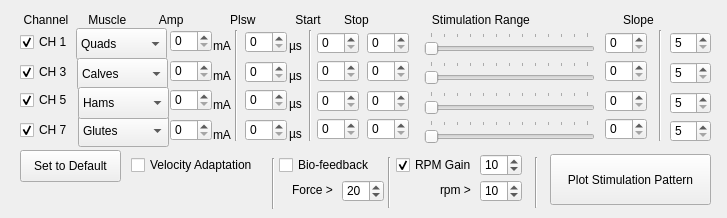
     <widget class="QWidget" name="tab_5">
      <attribute name="title">
       <string>LEFT</string>
      </attribute>
      <widget class="QComboBox" name="comboBox_muscle1">
       <property name="enabled">
        <bool>true</bool>
       </property>
       <property name="geometry">
        <rect>
         <x>76</x>
         <y>28</y>
         <width>91</width>
         <height>32</height>
        </rect>
       </property>
       <item>
        <property name="text">
         <string>Quads</string>
        </property>
       </item>
       <item>
        <property name="text">
         <string>Calves</string>
        </property>
       </item>
       <item>
        <property name="text">
         <string>Hams</string>
        </property>
       </item>
       <item>
        <property name="text">
         <string>Glutes</string>
        </property>
       </item>
       <item>
        <property name="text">
         <string>Tibialis</string>
        </property>
       </item>
      </widget>
      <widget class="QSlider" name="horizontalSlider_range1">
       <property name="geometry">
        <rect>
         <x>424</x>
         <y>32</y>
         <width>171</width>
         <height>25</height>
        </rect>
       </property>
       <property name="maximum">
        <number>180</number>
       </property>
       <property name="singleStep">
        <number>1</number>
       </property>
       <property name="pageStep">
        <number>2</number>
       </property>
       <property name="value">
        <number>0</number>
       </property>
       <property name="sliderPosition">
        <number>0</number>
       </property>
       <property name="orientation">
        <enum>Qt::Horizontal</enum>
       </property>
       <property name="tickPosition">
        <enum>QSlider::TicksAbove</enum>
       </property>
       <property name="tickInterval">
        <number>15</number>
       </property>
      </widget>
      <widget class="QSlider" name="horizontalSlider_range3">
       <property name="geometry">
        <rect>
         <x>424</x>
         <y>61</y>
         <width>171</width>
         <height>25</height>
        </rect>
       </property>
       <property name="maximum">
        <number>180</number>
       </property>
       <property name="value">
        <number>0</number>
       </property>
       <property name="orientation">
        <enum>Qt::Horizontal</enum>
       </property>
       <property name="tickPosition">
        <enum>QSlider::TicksAbove</enum>
       </property>
       <property name="tickInterval">
        <number>15</number>
       </property>
      </widget>
      <widget class="QSlider" name="horizontalSlider_range5">
       <property name="geometry">
        <rect>
         <x>424</x>
         <y>91</y>
         <width>171</width>
         <height>25</height>
        </rect>
       </property>
       <property name="maximum">
        <number>180</number>
       </property>
       <property name="value">
        <number>0</number>
       </property>
       <property name="orientation">
        <enum>Qt::Horizontal</enum>
       </property>
       <property name="tickPosition">
        <enum>QSlider::TicksAbove</enum>
       </property>
       <property name="tickInterval">
        <number>15</number>
       </property>
      </widget>
      <widget class="QSlider" name="horizontalSlider_range7">
       <property name="geometry">
        <rect>
         <x>424</x>
         <y>120</y>
         <width>171</width>
         <height>25</height>
        </rect>
       </property>
       <property name="maximum">
        <number>180</number>
       </property>
       <property name="value">
        <number>0</number>
       </property>
       <property name="orientation">
        <enum>Qt::Horizontal</enum>
       </property>
       <property name="tickPosition">
        <enum>QSlider::TicksAbove</enum>
       </property>
       <property name="tickInterval">
        <number>15</number>
       </property>
      </widget>
      <widget class="QCheckBox" name="checkBox_ch1">
       <property name="geometry">
        <rect>
         <x>20</x>
         <y>32</y>
         <width>71</width>
         <height>20</height>
        </rect>
       </property>
       <property name="text">
        <string>CH 1</string>
       </property>
       <property name="checked">
        <bool>true</bool>
       </property>
      </widget>
      <widget class="QCheckBox" name="checkBox_ch3">
       <property name="geometry">
        <rect>
         <x>20</x>
         <y>62</y>
         <width>71</width>
         <height>20</height>
        </rect>
       </property>
       <property name="text">
        <string>CH 3</string>
       </property>
       <property name="checked">
        <bool>true</bool>
       </property>
      </widget>
      <widget class="QCheckBox" name="checkBox_ch5">
       <property name="geometry">
        <rect>
         <x>20</x>
         <y>90</y>
         <width>71</width>
         <height>20</height>
        </rect>
       </property>
       <property name="text">
        <string>CH 5</string>
       </property>
       <property name="checked">
        <bool>true</bool>
       </property>
      </widget>
      <widget class="QCheckBox" name="checkBox_ch7">
       <property name="geometry">
        <rect>
         <x>20</x>
         <y>120</y>
         <width>71</width>
         <height>20</height>
        </rect>
       </property>
       <property name="text">
        <string>CH 7</string>
       </property>
       <property name="checked">
        <bool>true</bool>
       </property>
      </widget>
      <widget class="QLabel" name="label">
       <property name="geometry">
        <rect>
         <x>213</x>
         <y>38</y>
         <width>21</width>
         <height>16</height>
        </rect>
       </property>
       <property name="font">
        <font>
         <pointsize>9</pointsize>
        </font>
       </property>
       <property name="text">
        <string>mA</string>
       </property>
      </widget>
      <widget class="QLabel" name="label_2">
       <property name="geometry">
        <rect>
         <x>289</x>
         <y>38</y>
         <width>31</width>
         <height>16</height>
        </rect>
       </property>
       <property name="font">
        <font>
         <pointsize>9</pointsize>
        </font>
       </property>
       <property name="text">
        <string>µs</string>
       </property>
      </widget>
      <widget class="QLabel" name="label_3">
       <property name="geometry">
        <rect>
         <x>17</x>
         <y>10</y>
         <width>701</width>
         <height>20</height>
        </rect>
       </property>
       <property name="text">
        <string>  Channel      Muscle          Amp              Plsw            Start       Stop                   Stimulation Range                            Slope</string>
       </property>
      </widget>
      <widget class="QPushButton" name="pushButton_plotstim">
       <property name="geometry">
        <rect>
         <x>550</x>
         <y>154</y>
         <width>161</width>
         <height>51</height>
        </rect>
       </property>
       <property name="text">
        <string>Plot Stimulation Pattern</string>
       </property>
      </widget>
      <widget class="QPushButton" name="pushButton_set2default">
       <property name="geometry">
        <rect>
         <x>20</x>
         <y>150</y>
         <width>101</width>
         <height>32</height>
        </rect>
       </property>
       <property name="text">
        <string>Set to Default</string>
       </property>
      </widget>
      <widget class="QSpinBox" name="spinBox_amp1">
       <property name="geometry">
        <rect>
         <x>170</x>
         <y>30</y>
         <width>42</width>
         <height>22</height>
        </rect>
       </property>
       <property name="maximum">
        <number>126</number>
       </property>
       <property name="singleStep">
        <number>2</number>
       </property>
       <property name="value">
        <number>0</number>
       </property>
      </widget>
      <widget class="QLabel" name="label_10">
       <property name="geometry">
        <rect>
         <x>213</x>
         <y>68</y>
         <width>21</width>
         <height>16</height>
        </rect>
       </property>
       <property name="font">
        <font>
         <pointsize>9</pointsize>
        </font>
       </property>
       <property name="text">
        <string>mA</string>
       </property>
      </widget>
      <widget class="QSpinBox" name="spinBox_amp3">
       <property name="geometry">
        <rect>
         <x>170</x>
         <y>60</y>
         <width>42</width>
         <height>22</height>
        </rect>
       </property>
       <property name="maximum">
        <number>126</number>
       </property>
       <property name="singleStep">
        <number>2</number>
       </property>
       <property name="value">
        <number>0</number>
       </property>
      </widget>
      <widget class="QLabel" name="label_19">
       <property name="geometry">
        <rect>
         <x>213</x>
         <y>97</y>
         <width>21</width>
         <height>16</height>
        </rect>
       </property>
       <property name="font">
        <font>
         <pointsize>9</pointsize>
        </font>
       </property>
       <property name="text">
        <string>mA</string>
       </property>
      </widget>
      <widget class="QSpinBox" name="spinBox_amp5">
       <property name="geometry">
        <rect>
         <x>170</x>
         <y>89</y>
         <width>42</width>
         <height>22</height>
        </rect>
       </property>
       <property name="maximum">
        <number>126</number>
       </property>
       <property name="singleStep">
        <number>2</number>
       </property>
       <property name="value">
        <number>0</number>
       </property>
      </widget>
      <widget class="QLabel" name="label_20">
       <property name="geometry">
        <rect>
         <x>213</x>
         <y>127</y>
         <width>21</width>
         <height>16</height>
        </rect>
       </property>
       <property name="font">
        <font>
         <pointsize>9</pointsize>
        </font>
       </property>
       <property name="text">
        <string>mA</string>
       </property>
      </widget>
      <widget class="QSpinBox" name="spinBox_amp7">
       <property name="geometry">
        <rect>
         <x>170</x>
         <y>119</y>
         <width>42</width>
         <height>22</height>
        </rect>
       </property>
       <property name="maximum">
        <number>126</number>
       </property>
       <property name="singleStep">
        <number>2</number>
       </property>
       <property name="value">
        <number>0</number>
       </property>
      </widget>
      <widget class="QSpinBox" name="spinBox_plsw1">
       <property name="geometry">
        <rect>
         <x>245</x>
         <y>31</y>
         <width>42</width>
         <height>22</height>
        </rect>
       </property>
       <property name="maximum">
        <number>500</number>
       </property>
       <property name="singleStep">
        <number>5</number>
       </property>
       <property name="value">
        <number>0</number>
       </property>
      </widget>
      <widget class="QSpinBox" name="spinBox_plsw3">
       <property name="geometry">
        <rect>
         <x>245</x>
         <y>61</y>
         <width>42</width>
         <height>22</height>
        </rect>
       </property>
       <property name="maximum">
        <number>500</number>
       </property>
       <property name="singleStep">
        <number>5</number>
       </property>
       <property name="value">
        <number>0</number>
       </property>
      </widget>
      <widget class="QLabel" name="label_6">
       <property name="geometry">
        <rect>
         <x>289</x>
         <y>68</y>
         <width>31</width>
         <height>16</height>
        </rect>
       </property>
       <property name="font">
        <font>
         <pointsize>9</pointsize>
        </font>
       </property>
       <property name="text">
        <string>µs</string>
       </property>
      </widget>
      <widget class="QSpinBox" name="spinBox_plsw5">
       <property name="geometry">
        <rect>
         <x>245</x>
         <y>89</y>
         <width>42</width>
         <height>22</height>
        </rect>
       </property>
       <property name="maximum">
        <number>500</number>
       </property>
       <property name="singleStep">
        <number>5</number>
       </property>
       <property name="value">
        <number>0</number>
       </property>
      </widget>
      <widget class="QSpinBox" name="spinBox_plsw7">
       <property name="geometry">
        <rect>
         <x>245</x>
         <y>119</y>
         <width>42</width>
         <height>22</height>
        </rect>
       </property>
       <property name="maximum">
        <number>500</number>
       </property>
       <property name="singleStep">
        <number>5</number>
       </property>
       <property name="value">
        <number>0</number>
       </property>
      </widget>
      <widget class="QLabel" name="label_8">
       <property name="geometry">
        <rect>
         <x>289</x>
         <y>96</y>
         <width>31</width>
         <height>16</height>
        </rect>
       </property>
       <property name="font">
        <font>
         <pointsize>9</pointsize>
        </font>
       </property>
       <property name="text">
        <string>µs</string>
       </property>
      </widget>
      <widget class="QLabel" name="label_11">
       <property name="geometry">
        <rect>
         <x>289</x>
         <y>126</y>
         <width>31</width>
         <height>16</height>
        </rect>
       </property>
       <property name="font">
        <font>
         <pointsize>9</pointsize>
        </font>
       </property>
       <property name="text">
        <string>µs</string>
       </property>
      </widget>
      <widget class="QSpinBox" name="spinBox_start1">
       <property name="geometry">
        <rect>
         <x>317</x>
         <y>32</y>
         <width>42</width>
         <height>22</height>
        </rect>
       </property>
       <property name="maximum">
        <number>360</number>
       </property>
       <property name="singleStep">
        <number>1</number>
       </property>
       <property name="value">
        <number>0</number>
       </property>
      </widget>
      <widget class="QSpinBox" name="spinBox_start3">
       <property name="geometry">
        <rect>
         <x>317</x>
         <y>60</y>
         <width>42</width>
         <height>22</height>
        </rect>
       </property>
       <property name="maximum">
        <number>360</number>
       </property>
       <property name="singleStep">
        <number>1</number>
       </property>
       <property name="value">
        <number>0</number>
       </property>
      </widget>
      <widget class="QSpinBox" name="spinBox_start5">
       <property name="geometry">
        <rect>
         <x>317</x>
         <y>90</y>
         <width>42</width>
         <height>22</height>
        </rect>
       </property>
       <property name="maximum">
        <number>360</number>
       </property>
       <property name="singleStep">
        <number>1</number>
       </property>
       <property name="value">
        <number>0</number>
       </property>
      </widget>
      <widget class="QSpinBox" name="spinBox_start7">
       <property name="geometry">
        <rect>
         <x>317</x>
         <y>118</y>
         <width>42</width>
         <height>22</height>
        </rect>
       </property>
       <property name="maximum">
        <number>360</number>
       </property>
       <property name="singleStep">
        <number>1</number>
       </property>
       <property name="value">
        <number>0</number>
       </property>
      </widget>
      <widget class="QSpinBox" name="spinBox_stop3">
       <property name="geometry">
        <rect>
         <x>367</x>
         <y>60</y>
         <width>42</width>
         <height>22</height>
        </rect>
       </property>
       <property name="maximum">
        <number>360</number>
       </property>
       <property name="singleStep">
        <number>1</number>
       </property>
       <property name="value">
        <number>0</number>
       </property>
      </widget>
      <widget class="QSpinBox" name="spinBox_stop5">
       <property name="geometry">
        <rect>
         <x>367</x>
         <y>90</y>
         <width>42</width>
         <height>22</height>
        </rect>
       </property>
       <property name="maximum">
        <number>360</number>
       </property>
       <property name="singleStep">
        <number>1</number>
       </property>
       <property name="value">
        <number>0</number>
       </property>
      </widget>
      <widget class="QSpinBox" name="spinBox_stop7">
       <property name="geometry">
        <rect>
         <x>367</x>
         <y>118</y>
         <width>42</width>
         <height>22</height>
        </rect>
       </property>
       <property name="maximum">
        <number>360</number>
       </property>
       <property name="singleStep">
        <number>1</number>
       </property>
       <property name="value">
        <number>0</number>
       </property>
      </widget>
      <widget class="QSpinBox" name="spinBox_stop1">
       <property name="geometry">
        <rect>
         <x>367</x>
         <y>32</y>
         <width>42</width>
         <height>22</height>
        </rect>
       </property>
       <property name="maximum">
        <number>360</number>
       </property>
       <property name="singleStep">
        <number>1</number>
       </property>
       <property name="value">
        <number>0</number>
       </property>
      </widget>
      <widget class="QSpinBox" name="spinBox_range5">
       <property name="geometry">
        <rect>
         <x>605</x>
         <y>90</y>
         <width>42</width>
         <height>22</height>
        </rect>
       </property>
       <property name="maximum">
        <number>180</number>
       </property>
       <property name="singleStep">
        <number>1</number>
       </property>
       <property name="value">
        <number>0</number>
       </property>
      </widget>
      <widget class="QSpinBox" name="spinBox_range3">
       <property name="geometry">
        <rect>
         <x>605</x>
         <y>60</y>
         <width>42</width>
         <height>22</height>
        </rect>
       </property>
       <property name="maximum">
        <number>180</number>
       </property>
       <property name="singleStep">
        <number>1</number>
       </property>
       <property name="value">
        <number>0</number>
       </property>
      </widget>
      <widget class="QSpinBox" name="spinBox_range7">
       <property name="geometry">
        <rect>
         <x>605</x>
         <y>118</y>
         <width>42</width>
         <height>22</height>
        </rect>
       </property>
       <property name="maximum">
        <number>180</number>
       </property>
       <property name="singleStep">
        <number>1</number>
       </property>
       <property name="value">
        <number>0</number>
       </property>
      </widget>
      <widget class="QSpinBox" name="spinBox_range1">
       <property name="geometry">
        <rect>
         <x>605</x>
         <y>32</y>
         <width>42</width>
         <height>22</height>
        </rect>
       </property>
       <property name="maximum">
        <number>180</number>
       </property>
       <property name="singleStep">
        <number>1</number>
       </property>
       <property name="value">
        <number>0</number>
       </property>
      </widget>
      <widget class="Line" name="line">
       <property name="geometry">
        <rect>
         <x>226</x>
         <y>30</y>
         <width>20</width>
         <height>111</height>
        </rect>
       </property>
       <property name="orientation">
        <enum>Qt::Vertical</enum>
       </property>
      </widget>
      <widget class="Line" name="line_2">
       <property name="geometry">
        <rect>
         <x>300</x>
         <y>30</y>
         <width>20</width>
         <height>111</height>
        </rect>
       </property>
       <property name="orientation">
        <enum>Qt::Vertical</enum>
       </property>
      </widget>
      <widget class="QComboBox" name="comboBox_muscle3">
       <property name="geometry">
        <rect>
         <x>77</x>
         <y>58</y>
         <width>91</width>
         <height>32</height>
        </rect>
       </property>
       <property name="currentIndex">
        <number>1</number>
       </property>
       <item>
        <property name="text">
         <string>Quads</string>
        </property>
       </item>
       <item>
        <property name="text">
         <string>Calves</string>
        </property>
       </item>
       <item>
        <property name="text">
         <string>Hams</string>
        </property>
       </item>
       <item>
        <property name="text">
         <string>Glutes</string>
        </property>
       </item>
       <item>
        <property name="text">
         <string>Tibialis</string>
        </property>
       </item>
      </widget>
      <widget class="QComboBox" name="comboBox_muscle7">
       <property name="geometry">
        <rect>
         <x>78</x>
         <y>115</y>
         <width>91</width>
         <height>32</height>
        </rect>
       </property>
       <property name="currentIndex">
        <number>3</number>
       </property>
       <item>
        <property name="text">
         <string>Quads</string>
        </property>
       </item>
       <item>
        <property name="text">
         <string>Calves</string>
        </property>
       </item>
       <item>
        <property name="text">
         <string>Hams</string>
        </property>
       </item>
       <item>
        <property name="text">
         <string>Glutes</string>
        </property>
       </item>
       <item>
        <property name="text">
         <string>Tibialis</string>
        </property>
       </item>
      </widget>
      <widget class="QComboBox" name="comboBox_muscle5">
       <property name="geometry">
        <rect>
         <x>78</x>
         <y>87</y>
         <width>91</width>
         <height>32</height>
        </rect>
       </property>
       <property name="currentIndex">
        <number>2</number>
       </property>
       <item>
        <property name="text">
         <string>Quads</string>
        </property>
       </item>
       <item>
        <property name="text">
         <string>Calves</string>
        </property>
       </item>
       <item>
        <property name="text">
         <string>Hams</string>
        </property>
       </item>
       <item>
        <property name="text">
         <string>Glutes</string>
        </property>
       </item>
       <item>
        <property name="text">
         <string>Tibialis</string>
        </property>
       </item>
      </widget>
      <widget class="Line" name="line_3">
       <property name="geometry">
        <rect>
         <x>650</x>
         <y>30</y>
         <width>20</width>
         <height>111</height>
        </rect>
       </property>
       <property name="orientation">
        <enum>Qt::Vertical</enum>
       </property>
      </widget>
      <widget class="QSpinBox" name="spinBox_slope1">
       <property name="geometry">
        <rect>
         <x>670</x>
         <y>32</y>
         <width>41</width>
         <height>22</height>
        </rect>
       </property>
       <property name="minimum">
        <number>5</number>
       </property>
       <property name="maximum">
        <number>95</number>
       </property>
       <property name="singleStep">
        <number>5</number>
       </property>
       <property name="value">
        <number>5</number>
       </property>
      </widget>
      <widget class="QSpinBox" name="spinBox_slope3">
       <property name="geometry">
        <rect>
         <x>670</x>
         <y>62</y>
         <width>41</width>
         <height>22</height>
        </rect>
       </property>
       <property name="minimum">
        <number>5</number>
       </property>
       <property name="maximum">
        <number>95</number>
       </property>
       <property name="singleStep">
        <number>5</number>
       </property>
       <property name="value">
        <number>5</number>
       </property>
      </widget>
      <widget class="QSpinBox" name="spinBox_slope5">
       <property name="geometry">
        <rect>
         <x>670</x>
         <y>92</y>
         <width>41</width>
         <height>22</height>
        </rect>
       </property>
       <property name="minimum">
        <number>5</number>
       </property>
       <property name="maximum">
        <number>95</number>
       </property>
       <property name="singleStep">
        <number>5</number>
       </property>
       <property name="value">
        <number>5</number>
       </property>
      </widget>
      <widget class="QSpinBox" name="spinBox_slope7">
       <property name="geometry">
        <rect>
         <x>670</x>
         <y>120</y>
         <width>41</width>
         <height>22</height>
        </rect>
       </property>
       <property name="minimum">
        <number>5</number>
       </property>
       <property name="maximum">
        <number>95</number>
       </property>
       <property name="singleStep">
        <number>5</number>
       </property>
       <property name="value">
        <number>5</number>
       </property>
      </widget>
      <widget class="QCheckBox" name="checkBox_veladapt">
       <property name="geometry">
        <rect>
         <x>131</x>
         <y>155</y>
         <width>141</width>
         <height>20</height>
        </rect>
       </property>
       <property name="text">
        <string>Velocity Adaptation</string>
       </property>
       <property name="checked">
        <bool>false</bool>
       </property>
      </widget>
      <widget class="QCheckBox" name="checkBox_biofeedback">
       <property name="enabled">
        <bool>true</bool>
       </property>
       <property name="geometry">
        <rect>
         <x>279</x>
         <y>155</y>
         <width>111</width>
         <height>20</height>
        </rect>
       </property>
       <property name="text">
        <string>Bio-feedback</string>
       </property>
       <property name="checked">
        <bool>false</bool>
       </property>
      </widget>
      <widget class="QCheckBox" name="checkBox_RPMgain">
       <property name="geometry">
        <rect>
         <x>396</x>
         <y>155</y>
         <width>111</width>
         <height>20</height>
        </rect>
       </property>
       <property name="text">
        <string>RPM Gain</string>
       </property>
       <property name="checked">
        <bool>true</bool>
       </property>
      </widget>
      <widget class="QSpinBox" name="spinBox_rpmgain">
       <property name="geometry">
        <rect>
         <x>480</x>
         <y>154</y>
         <width>42</width>
         <height>22</height>
        </rect>
       </property>
       <property name="value">
        <number>10</number>
       </property>
      </widget>
      <widget class="QSpinBox" name="spinBox_speedlimit">
       <property name="geometry">
        <rect>
         <x>480</x>
         <y>180</y>
         <width>42</width>
         <height>22</height>
        </rect>
       </property>
       <property name="minimum">
        <number>1</number>
       </property>
       <property name="value">
        <number>10</number>
       </property>
      </widget>
      <widget class="QLabel" name="label_21">
       <property name="geometry">
        <rect>
         <x>440</x>
         <y>180</y>
         <width>41</width>
         <height>20</height>
        </rect>
       </property>
       <property name="text">
        <string>rpm &gt;</string>
       </property>
      </widget>
      <widget class="QLabel" name="label_24">
       <property name="geometry">
        <rect>
         <x>292</x>
         <y>180</y>
         <width>51</width>
         <height>20</height>
        </rect>
       </property>
       <property name="text">
        <string>Force &gt;</string>
       </property>
      </widget>
      <widget class="QSpinBox" name="spinBox_speedlimit_2">
       <property name="geometry">
        <rect>
         <x>342</x>
         <y>180</y>
         <width>42</width>
         <height>22</height>
        </rect>
       </property>
       <property name="minimum">
        <number>1</number>
       </property>
       <property name="value">
        <number>20</number>
       </property>
      </widget>
      <widget class="Line" name="line_6">
       <property name="geometry">
        <rect>
         <x>379</x>
         <y>157</y>
         <width>20</width>
         <height>51</height>
        </rect>
       </property>
       <property name="orientation">
        <enum>Qt::Vertical</enum>
       </property>
      </widget>
      <widget class="Line" name="line_7">
       <property name="geometry">
        <rect>
         <x>263</x>
         <y>158</y>
         <width>20</width>
         <height>51</height>
        </rect>
       </property>
       <property name="orientation">
        <enum>Qt::Vertical</enum>
       </property>
      </widget>
      <widget class="Line" name="line_8">
       <property name="geometry">
        <rect>
         <x>526</x>
         <y>157</y>
         <width>20</width>
         <height>51</height>
        </rect>
       </property>
       <property name="orientation">
        <enum>Qt::Vertical</enum>
       </property>
      </widget>
     </widget>
